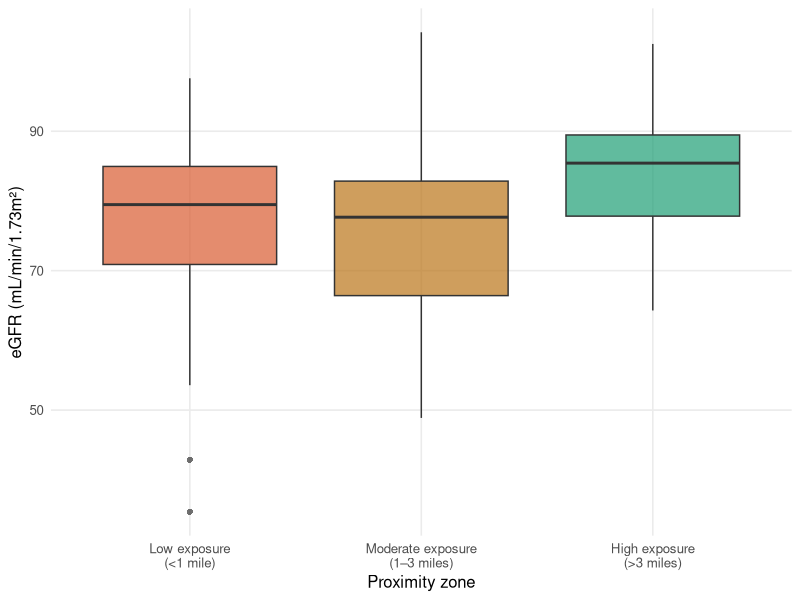

Generate this figure with R:
## ---- chunk 1
my_data <- data.frame(
  id = 1:5,name = c("Alice", 'Bob', "Charlie", "David", "Eve"),
  score=c(85,92,78,95,88)
)
## ---- chunk 2
my_data <- data.frame(
  id = 1:5,
  name = c("Alice", "Bob", "Charlie", "David", "Eve"),
  score = c(85, 92, 78, 95, 88)
)
## ---- chunk 3
qt(.95, 12)
## ---- chunk 4
1-pt(2.1, df = 8)
## ---- chunk 5
qnorm(.90, mean = 3, sd = 5)
## ---- chunk 6
#| echo: true
#| warning: false
# Data
supplement <- c(4, 6, 5, 7, 6)
placebo <- c(8, 9, 6, 10, 9)

# Mann–Whitney U test
wilcox.test(supplement, placebo, alternative = "two.sided")
## ---- chunk 7
#| echo: true
p1 <- power.t.test(n = 28,
             delta = 1.5, 
             sd = 2.3,
             sig.level = 0.05,
             type = "two.sample",
             alternative = "two.sided")

p2 <- power.t.test(n = 28,
             delta = 1.5, 
             sd = 5,
             sig.level = 0.05,
             type = "two.sample",
             alternative = "two.sided")
## ---- chunk 8
#| echo: false
#| message: false
#| warning: false

# Simulate data (not shown to students)
set.seed(2026)
cortisol <- rnorm(50, mean = 19.8, sd = 4)   # hidden from output

# Run the one-sample t-test shown to students
t_output <- t.test(cortisol, mu = 15)

t_output
## ---- chunk 9
#| echo: false
#| results: "hide"
#| warning: false
#| message: false
library(tidyverse)

set.seed(99)

n <- 30

egfr_data <- tibble(
  zone = rep(c("Low exposure\n(<1 mile)", "Moderate exposure\n(1–3 miles)", "High exposure\n(>3 miles)"), each = n),
  egfr = c(
    rnorm(n, mean = 78, sd = 14),
    rnorm(n, mean = 81, sd = 14),
    rnorm(n, mean = 83, sd = 14)
  )
)

egfr_data$zone <- factor(
  egfr_data$zone,
  levels = c("Low exposure\n(<1 mile)", "Moderate exposure\n(1–3 miles)", "High exposure\n(>3 miles)")
)
## ---- chunk 10
#| echo: false
#| warning: false
#| message: false
#| fig-width: 7
#| fig-height: 4

ggplot(egfr_data, aes(x = zone, y = egfr, fill = zone)) +
  geom_boxplot(alpha = 0.7, outlier.shape = 16, outlier.size = 1.8) +
  scale_fill_manual(values = c(
    "Low exposure\n(<1 mile)"        = "#D85A30",
    "Moderate exposure\n(1–3 miles)" = "#BA7517",
    "High exposure\n(>3 miles)"      = "#1D9E75"
  )) +
  labs(
    x = "Proximity zone",
    y = "eGFR (mL/min/1.73m²)"
  ) +
  theme_minimal(base_size = 12) +
  theme(
    legend.position = "none",
    panel.grid.minor = element_blank()
  )
## ---- chunk 11
fit <- aov(egfr ~ zone, data = egfr_data)
summary(fit)
## ---- chunk 12
pnorm(.3, mean = 0, sd = 1)
pnorm(.1, mean = 0, sd = 1)
